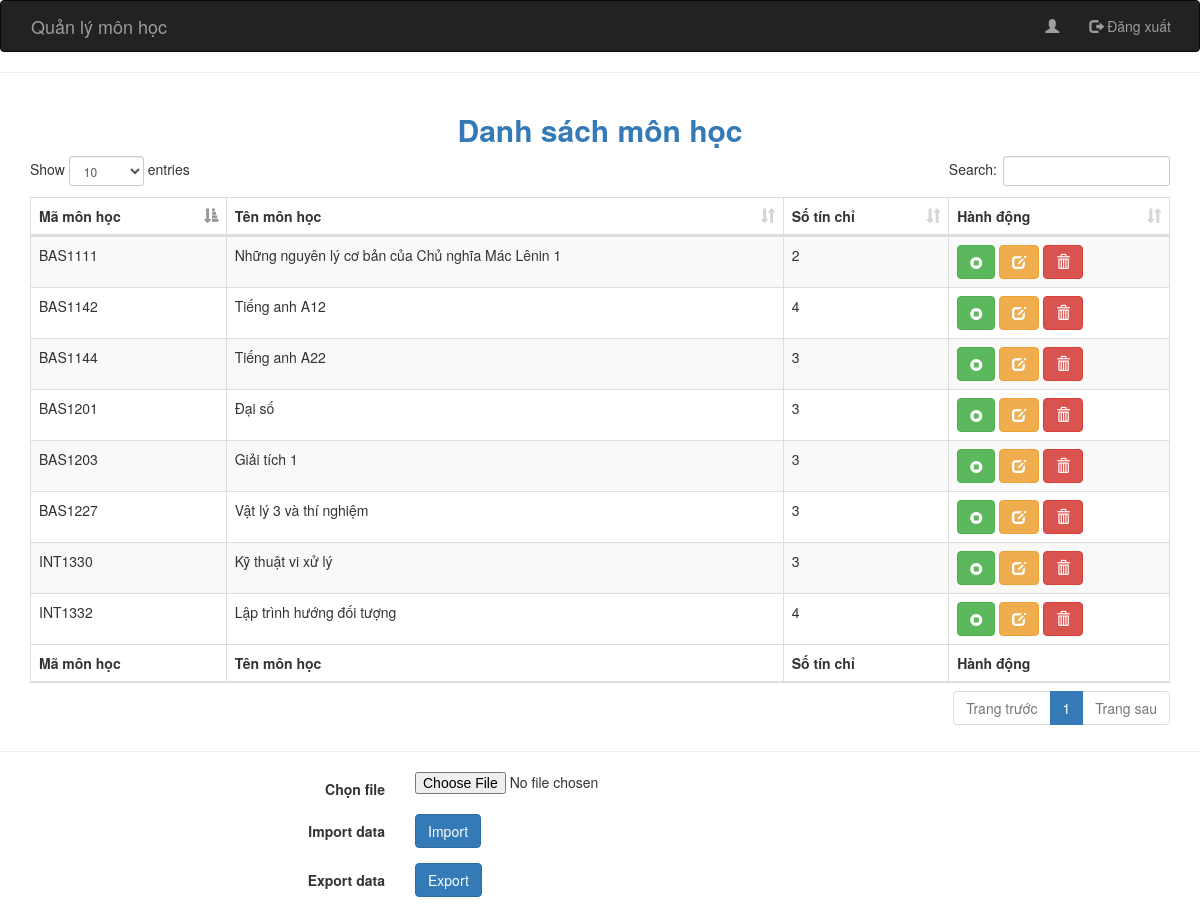
The app's page /show-mh.php (signed in) with its own data.
### tables this page shows
CREATE TABLE `monhoc` (
  `MaMH` varchar(15) NOT NULL,
  `TenMH` varchar(50) NOT NULL,
  `SoTC` int(11) NOT NULL
);

### show-mh.php (the view, shortened to what this page needs)
<?php
include_once "connect-to-sql.php";
$data = $connection->query("select * from monhoc");?>
<!DOCTYPE html>
<html lang="en">
<head>
  <link rel="stylesheet" href="https://maxcdn.bootstrapcdn.com/bootstrap/3.4.0/css/bootstrap.min.css">
  <link rel="stylesheet" href="https://stackpath.bootstrapcdn.com/font-awesome/4.7.0/css/font-awesome.min.css">
  <link rel="stylesheet" href="public/css/bootstrap.min.css">
  <link rel="stylesheet" type="text/css" href="public/css/datatables.min.css"/>
</head>
<body>
  <nav class="navbar navbar-inverse container-fluid">
    <div class="container">
      <div class="navbar-header">
        <a class="navbar-brand" href="http://localhost:8888/qlsv/">Quản lý môn học</a>
      </div>
      <ul class="nav navbar-nav navbar-right">
        <li><a href="index_1.php"><span class="glyphicon glyphicon-user"></span><?php echo $_SESSION["Admin"]; ?>  </a></li>
        <li><a href="logout.php"><span class="glyphicon glyphicon-log-out"></span> Đăng xuất</a></li>
      </ul>
    </div>
  </nav>
<hr>
<div class="col-md-12">
  <h2 class="text-center text-primary"><b>Danh sách môn học</b></h2>
</div>
<div class="container">
 <div class="row">
  <div class="col-md-12">
    <table class="table table-bordered table-striped dataTable" id="myTable">
      <thead>
        <tr>
         <th>Mã môn học</th>
         <th>Tên môn học</th>
         <th>Số tín chỉ</th>
         <th>Hành động</th>
       </tr>
     </thead>
     <tfoot>
      <tr>
        <th>Mã môn học</th>
        <th>Tên môn học</th>
        <th>Số tín chỉ</th>
        <th>Hành động</th>
      </tr>
    </tfoot>
    <tbody>
     <?php
     if ($data->num_rows > 0) {
      while ($row = $data->fetch_assoc()) { ?>
        <tr>
          <td><?= $row['MaMH'] ?></td>
          <td><?= $row['TenMH'] ?></td>
          <td><?= $row['SoTC'] ?></td>
          <td>
                <a href="#" type="button"
                  class="btn btn-success btn-status" title="Xem"><i class="fa fa-stop-circle"></i></a>
                  <a href="#" type="button" data-id="<?= $row['MaSV']?>" class="btn btn-warning btn-edit" title="Sửa"><i class="glyphicon glyphicon-edit"></i></a>
                  <button type="button" data-id="#"
                    class="btn btn-danger btn-delete" title="Xoá"><i class="glyphicon glyphicon-trash"></i></button>
                  </td>
        </tr>
        <?php
      }
    }
    ?>
  </tbody>
</table>
</div>
</div>
</div>
<hr>
<div id="wrap">
  <div class="container">
    <div class="row">
      <form class="form-horizontal" name="upload_excel" enctype="multipart/form-data">
        <fieldset>
          <div class="form-group">
            <label class="col-md-4 control-label" for="filebutton">Chọn file</label>
            <div class="col-md-4">
              <input type="file" name="file" id="file" class="input-large">
            </div>
          </div>
          <div class="form-group">
            <label class="col-md-4 control-label" for="singlebutton">Import data</label>
            <div class="col-md-4">
              <button type="button" class="btn btn-primary" id="btn-send">Import</button>
            </div>
          </div>
          <div class="form-group">
            <label class="col-md-4 control-label" for="singlebutton">Export data</label>
            <div class="col-md-4">
              <a href="demo_export.php"><button type="button" class="btn btn-primary" id="btn-down">Export</button></a>
            </div>
          </div>
        </body>
</html>

### records on screen
monhoc: MaMH "BAS1111", TenMH "Những nguyên lý cơ bản của Chủ nghĩa Mác Lênin 1", SoTC "2"
monhoc: MaMH "BAS1142", TenMH "Tiếng anh A12", SoTC "4"
monhoc: MaMH "BAS1144", TenMH "Tiếng anh A22", SoTC "3"
monhoc: MaMH "BAS1201", TenMH "Đại số", SoTC "3"
monhoc: MaMH "BAS1203", TenMH "Giải tích 1", SoTC "3"
monhoc: MaMH "BAS1227", TenMH "Vật lý 3 và thí nghiệm", SoTC "3"
monhoc: MaMH "INT1330", TenMH "Kỹ thuật vi xử lý", SoTC "3"
monhoc: MaMH "INT1332", TenMH "Lập trình hướng đối tượng", SoTC "4"
